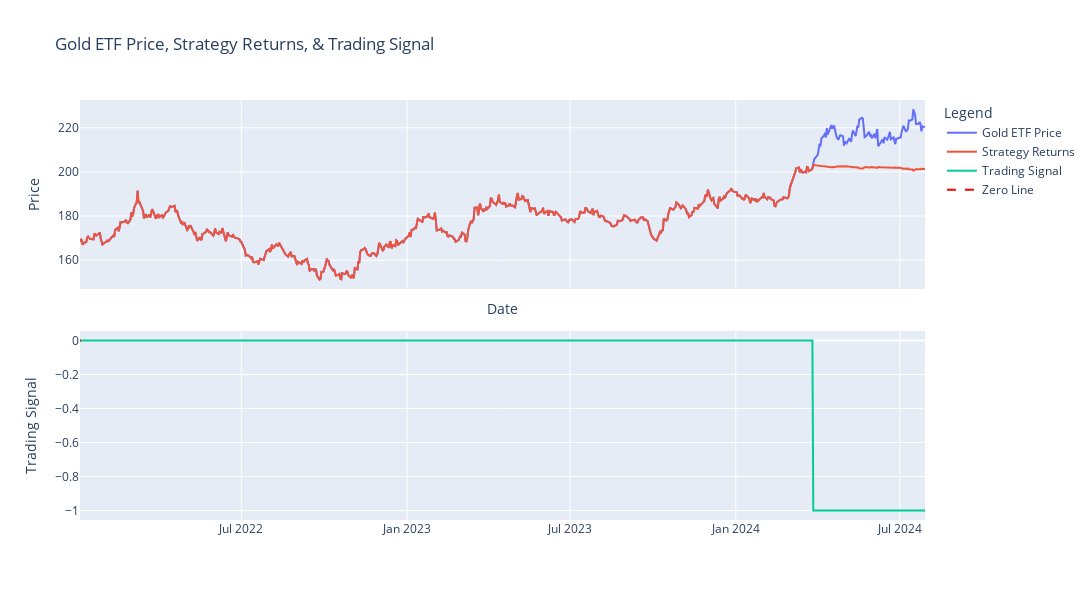

The cell this chart's notebook holds for it:
### Markdown cell above
The trading strategy based on the stacking model's predictions yielded a Sharpe Ratio of -0.54, indicating that the strategy has underperformed relative to a risk-free investment when considering the level of risk taken. A negative Sharpe Ratio suggests that the returns generated do not justify the risk involved, highlighting the need for reevaluation of the trading signals or model outputs. Additionally, the Maximum Drawdown of 0.06 (or 6%) reflects the largest observed decline from a peak to a trough during the strategy's performance. While this drawdown is manageable, the negative Sharpe Ratio raises concerns about the overall viability of the strategy.

### Code cell
# Plot the strategy returns and equity curve
fig = make_subplots(rows=2, cols=1, shared_xaxes=True, vertical_spacing=0.1)

# First subplot: Gold ETF Price and Strategy Returns
fig.add_trace(go.Scatter(x=gold.index, y=gold['Price'], mode='lines', name='Gold ETF Price'), row=1, col=1)

fig.add_trace(go.Scatter(x=gold.index, y=gold['Price'] * (1 + gold['Strategy Returns'].cumsum().fillna(0)),
                                                          mode='lines', name='Strategy Returns'), row=1, col=1)

# Second subplot: Trading Signal
fig.add_trace(go.Scatter(x=gold.index, y=gold['Trading Signal'], mode='lines', name='Trading Signal'), row=2, col=1)

# Add a horizontal line at y=0 for the Trading Signal
fig.add_trace(go.Scatter(x=gold.index, y=[0,0], 
                         mode='lines', line=dict(color='red', dash='dash'), name='Zero Line'), row=2, col=1)

# Update layout
fig.update_layout(
    title='Gold ETF Price, Strategy Returns, & Trading Signal',
    xaxis_title='Date',
    yaxis_title='Price',
    legend_title='Legend',
    autosize=False,
    width=1100,
    height=600
)

# Update y-axis titles for each subplot
fig.update_yaxes(title_text="Price", row=1, col=1)
fig.update_yaxes(title_text="Trading Signal", row=2, col=1)

# Show the plot
fig.show()

### Figure 1 — Plotly figure (JSON) as saved in the notebook; plotly's stock layout.template omitted (floating-point values rounded to 4 significant figures; data arrays with more than 128 entries replaced by an {"elided": "..."} marker saying what was removed)
{"data": [{"mode": "lines", "name": "Gold ETF Price", "type": "scatter", "x": {"elided": "645 str values"}, "xaxis": "x", "y": {"elided": "645 float values"}, "yaxis": "y"}, {"mode": "lines", "name": "Strategy Returns", "type": "scatter", "x": {"elided": "645 str values"}, "xaxis": "x", "y": {"elided": "645 float values"}, "yaxis": "y"}, {"mode": "lines", "name": "Trading Signal", "type": "scatter", "x": {"elided": "645 str values"}, "xaxis": "x2", "y": {"elided": "645 int values"}, "yaxis": "y2"}, {"line": {"color": "red", "dash": "dash"}, "mode": "lines", "name": "Zero Line", "type": "scatter", "x": {"elided": "645 str values"}, "xaxis": "x2", "y": [0, 0], "yaxis": "y2"}], "layout": {"autosize": false, "height": 600, "legend": {"title": {"text": "Legend"}}, "title": {"text": "Gold ETF Price, Strategy Returns, & Trading Signal"}, "width": 1100, "xaxis": {"anchor": "y", "domain": [0, 1], "matches": "x2", "showticklabels": false, "title": {"text": "Date"}}, "xaxis2": {"anchor": "y2", "domain": [0, 1]}, "yaxis": {"anchor": "x", "domain": [0.55, 1], "title": {"text": "Price"}}, "yaxis2": {"anchor": "x2", "domain": [0, 0.45], "title": {"text": "Trading Signal"}}}}
